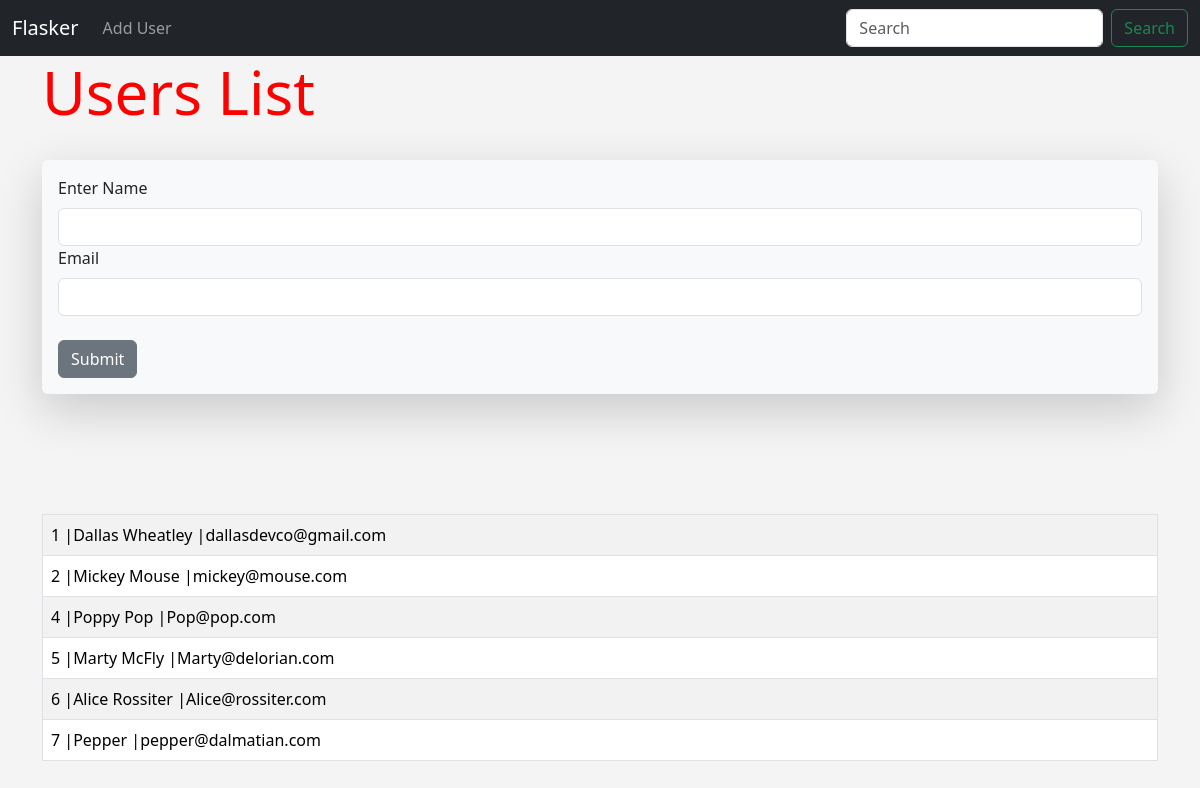
Screenshot of /user/add with the database file from the repository.
### main.py (models this page shows, shortened)
class Users(db.Model):
    id = db.Column(db.Integer, primary_key=True)
    name = db.Column(db.String(200), nullable=False)
    email = db.Column(db.String(200), nullable=False, unique=True)
    favorite_color = db.Column(db.String(200))
    date_added = db.Column(db.DateTime, default=datetime.now())

### main.py (the view, shortened to what this page needs)
@app.route('/user/add', methods=['GET', 'POST'])
def add_user():
    form = NameForm()
    name = None
    our_users = Users.query.order_by(Users.date_added)
    return render_template('add_user.html',
                           form=form,
                           name=name,
                           our_users=our_users)

### main.py
class NameForm(FlaskForm):
    name = StringField('Enter Name', validators=[DataRequired()])
    email = EmailField("Email", validators=[DataRequired(), Email()])
    favorite_color = StringField('Favorite Color')
    submit = SubmitField('Submit')

### templates/add_user.html (shortened to what this page needs)
{% extends 'base.html' %}
{% block content %}
<div class="container">
    {% if name %}
        <h1>User Added!!</h1>
    {% else %}
        <h1>Users List</h1>
        <br/>
    <div class="shadow-lg p-3 mb-5 bg-body-tertiary rounded">
        <form method="POST">
            {{form.name.label(class="form-label")}}
            {{form.name(class="form-control")}}
            {{form.email.label(class="form-label")}}
            {{form.email(class="form-control")}}
            <br/>
            {{form.submit(class="btn btn-secondary")}}
        </form>
    </div>
    <br/><br/><br/>
    <table class="table table-hover table-bordered table-striped">
        {% for our_user in our_users %}
        <tr>
        <td>{{our_user.id}} |{{our_user.name}}  |{{our_user.email}}</td>
        {% endfor %}
        </tr>
    </table>
</div>
{%endif%}
{% endblock %}

### templates/base.html (shortened to what this page needs)
<!doctype html>
<html lang="en">
  <head>
    <link href="https://cdn.jsdelivr.net/npm/bootstrap@5.3.3/dist/css/bootstrap.min.css" rel="stylesheet">
    <link href="{{url_for('static', filename='css/style.css' )}}" rel="stylesheet"
  </head>
  <body>
    {% include 'navbar.html' %}
        {% block content %}
        {% endblock %}
  </body>
</html>

### templates/navbar.html (shortened to what this page needs)
<!DOCTYPE html>
<html lang="en">
<head>
</head>
<body>
<nav class="navbar navbar-expand-lg navbar-dark bg-dark">
  <div class="container-fluid">
    <a class="navbar-brand" href="{{url_for('add_user')}}">Flasker</a>
    <div class="collapse navbar-collapse" id="navbarSupportedContent">
      <ul class="navbar-nav me-auto mb-2 mb-lg-0">
        <li class="nav-item">
          <a class="nav-link" href="{{url_for('add_user')}}">Add User</a>
        </li>
      </ul>
      <form class="d-flex" role="search">
        <input class="form-control me-2" type="search" placeholder="Search" aria-label="Search">
        <button class="btn btn-outline-success" type="submit">Search</button>
      </form>
    </div>
  </div>
</nav>
</body>
</html>

### static/css/style.css (style rules this page uses)
body { background: #f4f4f4 }
h1 { color: red; font-size:60px; }

### rows the page displays
Users: id "1", name "Dallas Wheatley", email "dallasdevco@gmail.com"
Users: id "2", name "Mickey Mouse", email "mickey@mouse.com"
Users: id "4", name "Poppy Pop", email "Pop@pop.com"
Users: id "5", name "Marty McFly", email "Marty@delorian.com"
Users: id "6", name "Alice Rossiter", email "Alice@rossiter.com"
Users: id "7", name "Pepper", email "pepper@dalmatian.com"
